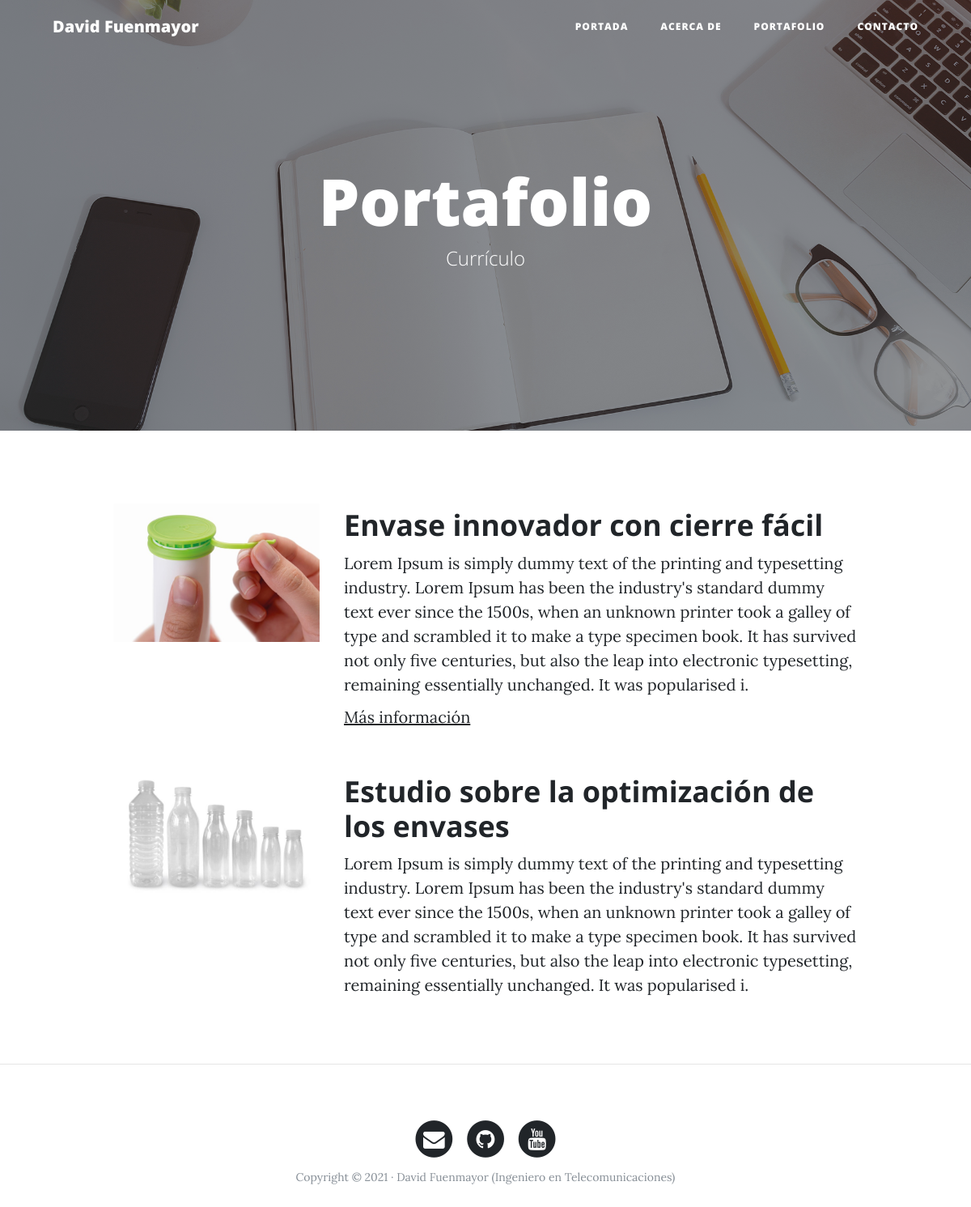
The page /portfolio/ on the database its author committed.
### portfolio/models.py (models this page shows, shortened)
class Project(models.Model):
    tittle = models.CharField(max_length=200, verbose_name='Titulo')
    description = models.TextField(verbose_name='Descripción')
    image = models.ImageField(verbose_name='Imagen', upload_to='projects')
    link = models.URLField(verbose_name='Dirección Web', null=True, blank=True)
    created = models.DateTimeField(auto_now_add=True, verbose_name='Fecha de creación') # Se añadira la hora automaticamente cuando se cree la primera vez
    updated = models.DateTimeField(auto_now=True,  verbose_name='Fecha de edición')   # Se ejecuta cada vez que se actualiza una instancia
    class Meta:
        verbose_name = 'proyecto'
        verbose_name_plural = 'proyectos'
        ordering = ['-created']

### portfolio/views.py (the view)
# urls.py: path('portfolio/', portfolio_views.portfolio, name='portfolio'),
def portfolio(request):
    projects = Project.objects.all()
    return render(request, 'portfolio/portfolio.html', {'projects': projects})

### portfolio/templates/portfolio/portfolio.html (shortened to what this page needs)
{% extends 'core/base.html' %}
    {% block background %}{% load static %}{% static 'core/img/portfolio-bg.jpg' %}{% endblock %}
    {% block headers %}
	              <h1>Portafolio</h1>
	              <span class="subheading">Currículo</span>
    {% endblock %}
    {% block content %}
		{% for project in projects %}
			  <div class="row project">
					<div class="col-lg-3 col-md-4 offset-lg-1">
						<img class="img-fluid" src="{{project.image.url}}" alt="">
					</div>
					<div class="col-lg-7 col-md-8">
					  <h2 class="section-heading title">{{project.tittle}}</h2>
					  <p>{{project.description}}</p>
					  {% if project.link %}
					  	<p><a href='{{project.link}}'>Más información</a></p>
					  {% endif%}
					</div>
			  </div>
		{% endfor %}
    {% endblock %}

### core/templates/core/base.html (shortened to what this page needs)
<!DOCTYPE html>
<html lang="es">
  <head>
    {% load static %}
    <link href="{% static 'core/vendor/bootstrap/css/bootstrap.min.css' %}" rel="stylesheet">
    <link href="{% static 'core/vendor/font-awesome/css/font-awesome.min.css' %}" rel="stylesheet" type="text/css">
    <link href="{% static 'core/css/clean-blog.min.css' %}" rel="stylesheet">
  </head>
  <body>
    <nav class="navbar navbar-expand-lg navbar-light fixed-top" id="mainNav">
      <div class="container">
        <a class="navbar-brand" href="{% url 'home' %}">David Fuenmayor</a>
        <div class="collapse navbar-collapse" id="navbarResponsive">
          <ul class="navbar-nav ml-auto">
            <li class="nav-item">
              <a class="nav-link" href='{% url "home" %}'>Portada</a>
            </li>
            <li class="nav-item">
              <a class="nav-link" href='{% url "about" %}'>Acerca de</a>
            </li>
            <li class="nav-item">
              <a class="nav-link" href='{% url "portfolio" %}'>Portafolio</a>
            </li>
            <li class="nav-item">
              <a class="nav-link" href='{% url "contact" %}'>Contacto</a>
            </li>
          </ul>
        </div>
      </div>
    </nav>
    <header class="masthead" style="background-image: url('{% block background %}{% endblock %}')">
      <div class="overlay"></div>
      <div class="container">
        <div class="row">
          <div class="col-lg-8 col-md-10 mx-auto">
            <div class="site-heading">
              {% block headers %}{% endblock %}
            </div>
          </div>
        </div>
      </div>
    </header>
    <div class="container">
         {% block content %} {% endblock %}
      </div>
    {% if request.path != "/" %}
        <hr>
    {% endif %}
    <footer>
      <div class="container">
        <div class="row">
          <div class="col-lg-8 col-md-10 mx-auto">
            <ul class="list-inline text-center">
              <li class="list-inline-item">
                <a href="#">
                  <span class="fa-stack fa-lg">
                    <i class="fa fa-circle fa-stack-2x"></i>
                    <i class="fa fa-envelope fa-stack-1x fa-inverse"></i>
                  </span>
                </a>
              </li>
              <li class="list-inline-item">
                <a href="#">
                  <span class="fa-stack fa-lg">
                    <i class="fa fa-circle fa-stack-2x"></i>
                    <i class="fa fa-github fa-stack-1x fa-inverse"></i>
                  </span>
                </a>
              </li>
              <li class="list-inline-item">
                <a href="#">
                  <span class="fa-stack fa-lg">
                    <i class="fa fa-circle fa-stack-2x"></i>
                    <i class="fa fa-youtube fa-stack-1x fa-inverse"></i>
                  </span>
                </a>
              </li>
            </ul>
            <p class="copyright text-muted">Copyright &copy; 2021 · David Fuenmayor (Ingeniero en Telecomunicaciones) </p>
          </div>
        </div>
      </div>
    </footer>
  </body>
</html>

### rows shown on the page
Project: image (picture), tittle "Envase innovador con cierre fácil", description "Lorem Ipsum is simply dummy text of the printing and typesetting industry. Lorem Ipsum has been the industry's standard dummy text ever since the 1500s, when an unknown printer took a galley of type and scrambled it to make a type specimen book. It has survived not only five centuries, but also the leap into electronic typesetting, remaining essentially unchanged. It was popularised i."
Project: image (picture), tittle "Estudio sobre la optimización de los envases", description "Lorem Ipsum is simply dummy text of the printing and typesetting industry. Lorem Ipsum has been the industry's standard dummy text ever since the 1500s, when an unknown printer took a galley of type and scrambled it to make a type specimen book. It has survived not only five centuries, but also the leap into electronic typesetting, remaining essentially unchanged. It was popularised i."
